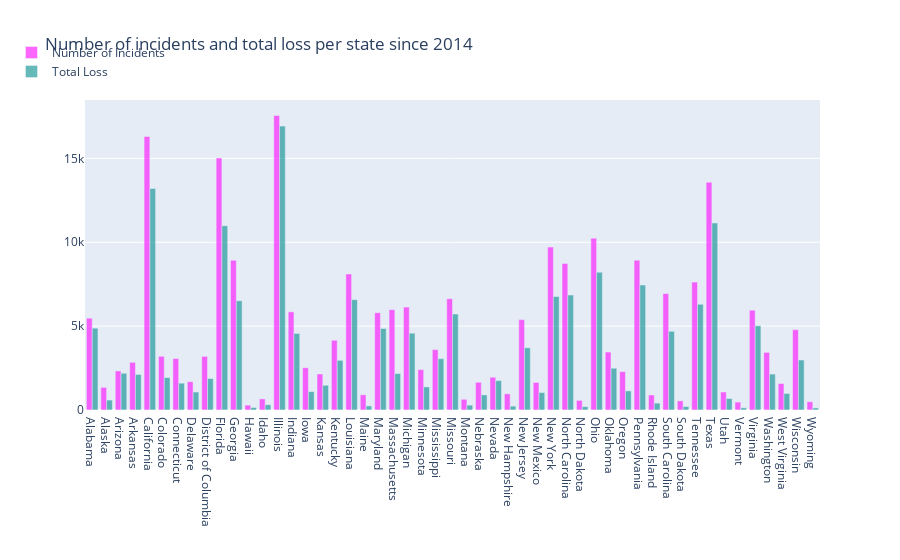

The notebook cell saved with this chart:
### Code cell
state_df = df.reset_index().groupby(by =['state']).agg({'loss':'sum','year':'count'}).rename(columns={'year':'count'})
state_df['state']=state_df.index
state_df.head()

trace1 = go.Bar(x=state_df['state'],
                y=state_df['count'],
                name = 'Number of Incidents',
                marker = dict (color='magenta'),
                opacity = 0.6)
trace2 = go.Bar(x=state_df['state'],
                y=state_df['loss'],
                name = 'Total Loss',
                marker = dict (color='darkcyan'),
                opacity = 0.6)
data = [trace1, trace2]
layout = go.Layout(
        barmode ='group',
        margin=dict(b=150),
        legend=dict(dict(x=-.1, y=1.2)),
        title = 'Number of incidents and total loss per state since 2014',)
fig = go.Figure(data=data, layout=layout)
iplot(fig)

### Figure 1 — Plotly figure (JSON) as saved in the notebook; plotly's stock layout.template omitted (floating-point values rounded to 4 significant figures)
{"data": [{"marker": {"color": "magenta"}, "name": "Number of Incidents", "opacity": 0.6, "x": ["Alabama", "Alaska", "Arizona", "Arkansas", "California", "Colorado", "Connecticut", "Delaware", "District of Columbia", "Florida", "Georgia", "Hawaii", "Idaho", "Illinois", "Indiana", "Iowa", "Kansas", "Kentucky", "Louisiana", "Maine", "Maryland", "Massachusetts", "Michigan", "Minnesota", "Mississippi", "Missouri", "Montana", "Nebraska", "Nevada", "New Hampshire", "New Jersey", "New Mexico", "New York", "North Carolina", "North Dakota", "Ohio", "Oklahoma", "Oregon", "Pennsylvania", "Rhode Island", "South Carolina", "South Dakota", "Tennessee", "Texas", "Utah", "Vermont", "Virginia", "Washington", "West Virginia", "Wisconsin", "Wyoming"], "y": [5471, 1349, 2328, 2842, 16306, 3201, 3067, 1685, 3195, 15029, 8925, 289, 661, 17556, 5852, 2517, 2145, 4157, 8103, 907, 5798, 5981, 6136, 2408, 3599, 6631, 638, 1651, 1952, 964, 5387, 1645, 9712, 8739, 573, 10244, 3455, 2286, 8929, 895, 6939, 544, 7626, 13577, 1072, 472, 5949, 3434, 1575, 4787, 494], "type": "bar"}, {"marker": {"color": "darkcyan"}, "name": "Total Loss", "opacity": 0.6, "x": ["Alabama", "Alaska", "Arizona", "Arkansas", "California", "Colorado", "Connecticut", "Delaware", "District of Columbia", "Florida", "Georgia", "Hawaii", "Idaho", "Illinois", "Indiana", "Iowa", "Kansas", "Kentucky", "Louisiana", "Maine", "Maryland", "Massachusetts", "Michigan", "Minnesota", "Mississippi", "Missouri", "Montana", "Nebraska", "Nevada", "New Hampshire", "New Jersey", "New Mexico", "New York", "North Carolina", "North Dakota", "Ohio", "Oklahoma", "Oregon", "Pennsylvania", "Rhode Island", "South Carolina", "South Dakota", "Tennessee", "Texas", "Utah", "Vermont", "Virginia", "Washington", "West Virginia", "Wisconsin", "Wyoming"], "y": [4878, 592, 2190, 2120, 13206, 1929, 1599, 1070, 1874, 10981, 6512, 148, 315, 16923, 4564, 1094, 1473, 2960, 6577, 244, 4858, 2173, 4578, 1377, 3059, 5721, 290, 899, 1750, 232, 3708, 1038, 6764, 6854, 199, 8211, 2491, 1140, 7451, 409, 4694, 204, 6302, 11152, 684, 130, 5025, 2140, 984, 2979, 125], "type": "bar"}], "layout": {"barmode": "group", "legend": {"x": -0.1, "y": 1.2}, "margin": {"b": 150}, "title": {"text": "Number of incidents and total loss per state since 2014"}, "xaxis": {"type": "category", "range": [-0.5, 50.5], "autorange": true}, "yaxis": {"type": "linear", "range": [0, 18480], "autorange": true}, "autosize": true}}
